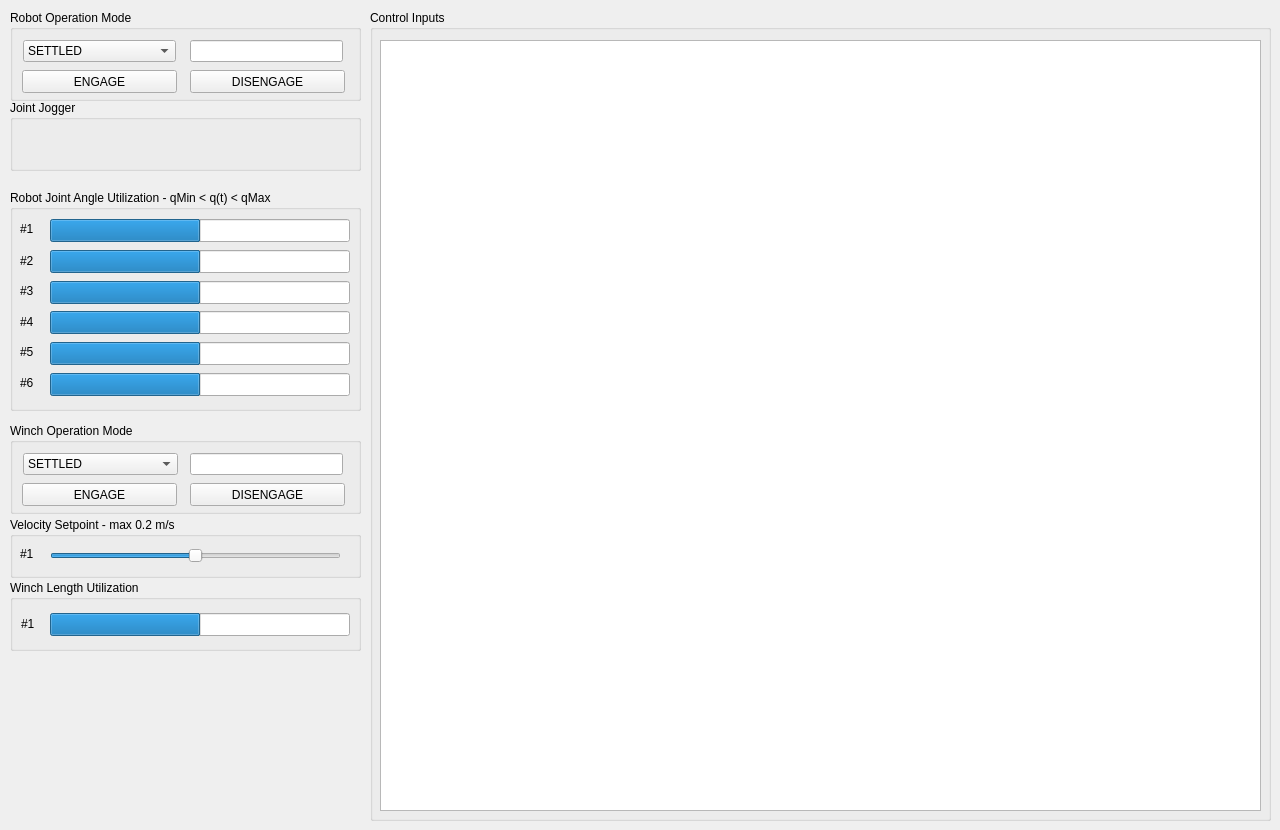
    <widget class="QWidget" name="tab_interface">
     <attribute name="title">
      <string>Control Interface</string>
     </attribute>
     <widget class="QGroupBox" name="groupBox_38">
      <property name="geometry">
       <rect>
        <x>370</x>
        <y>10</y>
        <width>901</width>
        <height>811</height>
       </rect>
      </property>
      <property name="title">
       <string>Control Inputs</string>
      </property>
      <widget class="GraphicsLayoutWidget" name="comau_plot">
       <property name="geometry">
        <rect>
         <x>10</x>
         <y>30</y>
         <width>881</width>
         <height>771</height>
        </rect>
       </property>
      </widget>
     </widget>
     <widget class="QGroupBox" name="groupBox_15">
      <property name="geometry">
       <rect>
        <x>10</x>
        <y>10</y>
        <width>351</width>
        <height>91</height>
       </rect>
      </property>
      <property name="title">
       <string>Robot Operation Mode</string>
      </property>
      <widget class="QComboBox" name="comau_eModeCmd">
       <property name="geometry">
        <rect>
         <x>13</x>
         <y>30</y>
         <width>153</width>
         <height>22</height>
        </rect>
       </property>
       <item>
        <property name="text">
         <string>SETTLED</string>
        </property>
       </item>
       <item>
        <property name="text">
         <string>REMOTE</string>
        </property>
       </item>
       <item>
        <property name="text">
         <string>MOTION_COMP</string>
        </property>
       </item>
      </widget>
      <widget class="QPushButton" name="comau_engage">
       <property name="geometry">
        <rect>
         <x>12</x>
         <y>60</y>
         <width>155</width>
         <height>23</height>
        </rect>
       </property>
       <property name="text">
        <string>ENGAGE</string>
       </property>
      </widget>
      <widget class="QPushButton" name="comau_disengage">
       <property name="geometry">
        <rect>
         <x>180</x>
         <y>60</y>
         <width>155</width>
         <height>23</height>
        </rect>
       </property>
       <property name="text">
        <string>DISENGAGE</string>
       </property>
      </widget>
      <widget class="QLineEdit" name="comau_eMode">
       <property name="geometry">
        <rect>
         <x>180</x>
         <y>30</y>
         <width>153</width>
         <height>22</height>
        </rect>
       </property>
       <property name="readOnly">
        <bool>true</bool>
       </property>
      </widget>
     </widget>
     <widget class="QGroupBox" name="groupBox_20">
      <property name="geometry">
       <rect>
        <x>10</x>
        <y>190</y>
        <width>351</width>
        <height>221</height>
       </rect>
      </property>
      <property name="title">
       <string>Robot Joint Angle Utilization - qMin &lt; q(t) &lt; qMax</string>
      </property>
      <widget class="QGroupBox" name="groupBox_21">
       <property name="geometry">
        <rect>
         <x>160</x>
         <y>230</y>
         <width>351</width>
         <height>231</height>
        </rect>
       </property>
       <property name="title">
        <string>Robot Jont Utilization</string>
       </property>
      </widget>
      <widget class="QProgressBar" name="comau_q_0">
       <property name="geometry">
        <rect>
         <x>40</x>
         <y>29</y>
         <width>300</width>
         <height>23</height>
        </rect>
       </property>
       <property name="layoutDirection">
        <enum>Qt::LeftToRight</enum>
       </property>
       <property name="minimum">
        <number>0</number>
       </property>
       <property name="value">
        <number>50</number>
       </property>
       <property name="textVisible">
        <bool>false</bool>
       </property>
      </widget>
      <widget class="QProgressBar" name="comau_q_1">
       <property name="geometry">
        <rect>
         <x>40</x>
         <y>60</y>
         <width>300</width>
         <height>23</height>
        </rect>
       </property>
       <property name="layoutDirection">
        <enum>Qt::LeftToRight</enum>
       </property>
       <property name="minimum">
        <number>0</number>
       </property>
       <property name="value">
        <number>50</number>
       </property>
       <property name="textVisible">
        <bool>false</bool>
       </property>
      </widget>
      <widget class="QProgressBar" name="comau_q_2">
       <property name="geometry">
        <rect>
         <x>40</x>
         <y>91</y>
         <width>300</width>
         <height>23</height>
        </rect>
       </property>
       <property name="layoutDirection">
        <enum>Qt::LeftToRight</enum>
       </property>
       <property name="minimum">
        <number>0</number>
       </property>
       <property name="value">
        <number>50</number>
       </property>
       <property name="textVisible">
        <bool>false</bool>
       </property>
      </widget>
      <widget class="QProgressBar" name="comau_q_3">
       <property name="geometry">
        <rect>
         <x>40</x>
         <y>121</y>
         <width>300</width>
         <height>23</height>
        </rect>
       </property>
       <property name="layoutDirection">
        <enum>Qt::LeftToRight</enum>
       </property>
       <property name="minimum">
        <number>0</number>
       </property>
       <property name="value">
        <number>50</number>
       </property>
       <property name="textVisible">
        <bool>false</bool>
       </property>
      </widget>
      <widget class="QProgressBar" name="comau_q_4">
       <property name="geometry">
        <rect>
         <x>40</x>
         <y>152</y>
         <width>300</width>
         <height>23</height>
        </rect>
       </property>
       <property name="layoutDirection">
        <enum>Qt::LeftToRight</enum>
       </property>
       <property name="minimum">
        <number>0</number>
       </property>
       <property name="value">
        <number>50</number>
       </property>
       <property name="textVisible">
        <bool>false</bool>
       </property>
      </widget>
      <widget class="QProgressBar" name="comau_q_5">
       <property name="geometry">
        <rect>
         <x>40</x>
         <y>183</y>
         <width>300</width>
         <height>23</height>
        </rect>
       </property>
       <property name="layoutDirection">
        <enum>Qt::LeftToRight</enum>
       </property>
       <property name="minimum">
        <number>0</number>
       </property>
       <property name="value">
        <number>50</number>
       </property>
       <property name="textVisible">
        <bool>false</bool>
       </property>
      </widget>
      <widget class="QLabel" name="label_8">
       <property name="geometry">
        <rect>
         <x>10</x>
         <y>32</y>
         <width>47</width>
         <height>13</height>
        </rect>
       </property>
       <property name="text">
        <string>#1</string>
       </property>
      </widget>
      <widget class="QLabel" name="label_20">
       <property name="geometry">
        <rect>
         <x>10</x>
         <y>64</y>
         <width>47</width>
         <height>13</height>
        </rect>
       </property>
       <property name="text">
        <string>#2</string>
       </property>
      </widget>
      <widget class="QLabel" name="label_21">
       <property name="geometry">
        <rect>
         <x>10</x>
         <y>94</y>
         <width>47</width>
         <height>13</height>
        </rect>
       </property>
       <property name="text">
        <string>#3</string>
       </property>
      </widget>
      <widget class="QLabel" name="label_22">
       <property name="geometry">
        <rect>
         <x>10</x>
         <y>125</y>
         <width>47</width>
         <height>13</height>
        </rect>
       </property>
       <property name="text">
        <string>#4</string>
       </property>
      </widget>
      <widget class="QLabel" name="label_23">
       <property name="geometry">
        <rect>
         <x>10</x>
         <y>155</y>
         <width>47</width>
         <height>13</height>
        </rect>
       </property>
       <property name="text">
        <string>#5</string>
       </property>
      </widget>
      <widget class="QLabel" name="label_24">
       <property name="geometry">
        <rect>
         <x>10</x>
         <y>186</y>
         <width>47</width>
         <height>13</height>
        </rect>
       </property>
       <property name="text">
        <string>#6</string>
       </property>
      </widget>
     </widget>
     <widget class="QGroupBox" name="groupBox_42">
      <property name="geometry">
       <rect>
        <x>10</x>
        <y>580</y>
        <width>351</width>
        <height>71</height>
       </rect>
      </property>
      <property name="title">
       <string>Winch Length Utilization</string>
      </property>
      <widget class="QProgressBar" name="winch_l">
       <property name="geometry">
        <rect>
         <x>40</x>
         <y>33</y>
         <width>300</width>
         <height>23</height>
        </rect>
       </property>
       <property name="layoutDirection">
        <enum>Qt::LeftToRight</enum>
       </property>
       <property name="minimum">
        <number>0</number>
       </property>
       <property name="value">
        <number>50</number>
       </property>
       <property name="textVisible">
        <bool>false</bool>
       </property>
      </widget>
      <widget class="QLabel" name="label_25">
       <property name="geometry">
        <rect>
         <x>11</x>
         <y>37</y>
         <width>47</width>
         <height>13</height>
        </rect>
       </property>
       <property name="text">
        <string>#1</string>
       </property>
      </widget>
     </widget>
     <widget class="QGroupBox" name="groupBox_16">
      <property name="geometry">
       <rect>
        <x>10</x>
        <y>423</y>
        <width>351</width>
        <height>91</height>
       </rect>
      </property>
      <property name="title">
       <string>Winch Operation Mode</string>
      </property>
      <widget class="QComboBox" name="winch_eModeCmd">
       <property name="geometry">
        <rect>
         <x>13</x>
         <y>30</y>
         <width>155</width>
         <height>22</height>
        </rect>
       </property>
       <item>
        <property name="text">
         <string>SETTLED</string>
        </property>
       </item>
       <item>
        <property name="text">
         <string>LOCAL</string>
        </property>
       </item>
       <item>
        <property name="text">
         <string>REMOTE</string>
        </property>
       </item>
       <item>
        <property name="text">
         <string>MOTION_COMP</string>
        </property>
       </item>
      </widget>
      <widget class="QPushButton" name="winch_engage">
       <property name="geometry">
        <rect>
         <x>12</x>
         <y>60</y>
         <width>155</width>
         <height>23</height>
        </rect>
       </property>
       <property name="text">
        <string>ENGAGE</string>
       </property>
      </widget>
      <widget class="QPushButton" name="winch_disengage">
       <property name="geometry">
        <rect>
         <x>180</x>
         <y>60</y>
         <width>155</width>
         <height>23</height>
        </rect>
       </property>
       <property name="text">
        <string>DISENGAGE</string>
       </property>
      </widget>
      <widget class="QLineEdit" name="winch_eMode">
       <property name="geometry">
        <rect>
         <x>180</x>
         <y>30</y>
         <width>153</width>
         <height>22</height>
        </rect>
       </property>
       <property name="readOnly">
        <bool>true</bool>
       </property>
      </widget>
     </widget>
     <widget class="QGroupBox" name="groupBox_43">
      <property name="geometry">
       <rect>
        <x>10</x>
        <y>517</y>
        <width>351</width>
        <height>61</height>
       </rect>
      </property>
      <property name="title">
       <string>Velocity Setpoint - max 0.2 m/s</string>
      </property>
      <widget class="QSlider" name="winchVelSetpoint">
       <property name="geometry">
        <rect>
         <x>40</x>
         <y>28</y>
         <width>291</width>
         <height>22</height>
        </rect>
       </property>
       <property name="minimum">
        <number>-100</number>
       </property>
       <property name="maximum">
        <number>100</number>
       </property>
       <property name="singleStep">
        <number>0</number>
       </property>
       <property name="orientation">
        <enum>Qt::Horizontal</enum>
       </property>
      </widget>
      <widget class="QLabel" name="label_26">
       <property name="geometry">
        <rect>
         <x>10</x>
         <y>30</y>
         <width>47</width>
         <height>13</height>
        </rect>
       </property>
       <property name="text">
        <string>#1</string>
       </property>
      </widget>
     </widget>
     <widget class="QGroupBox" name="groupBox_47">
      <property name="geometry">
       <rect>
        <x>10</x>
        <y>100</y>
        <width>351</width>
        <height>71</height>
       </rect>
      </property>
      <property name="title">
       <string>Joint Jogger</string>
      </property>
     </widget>
    </widget>
